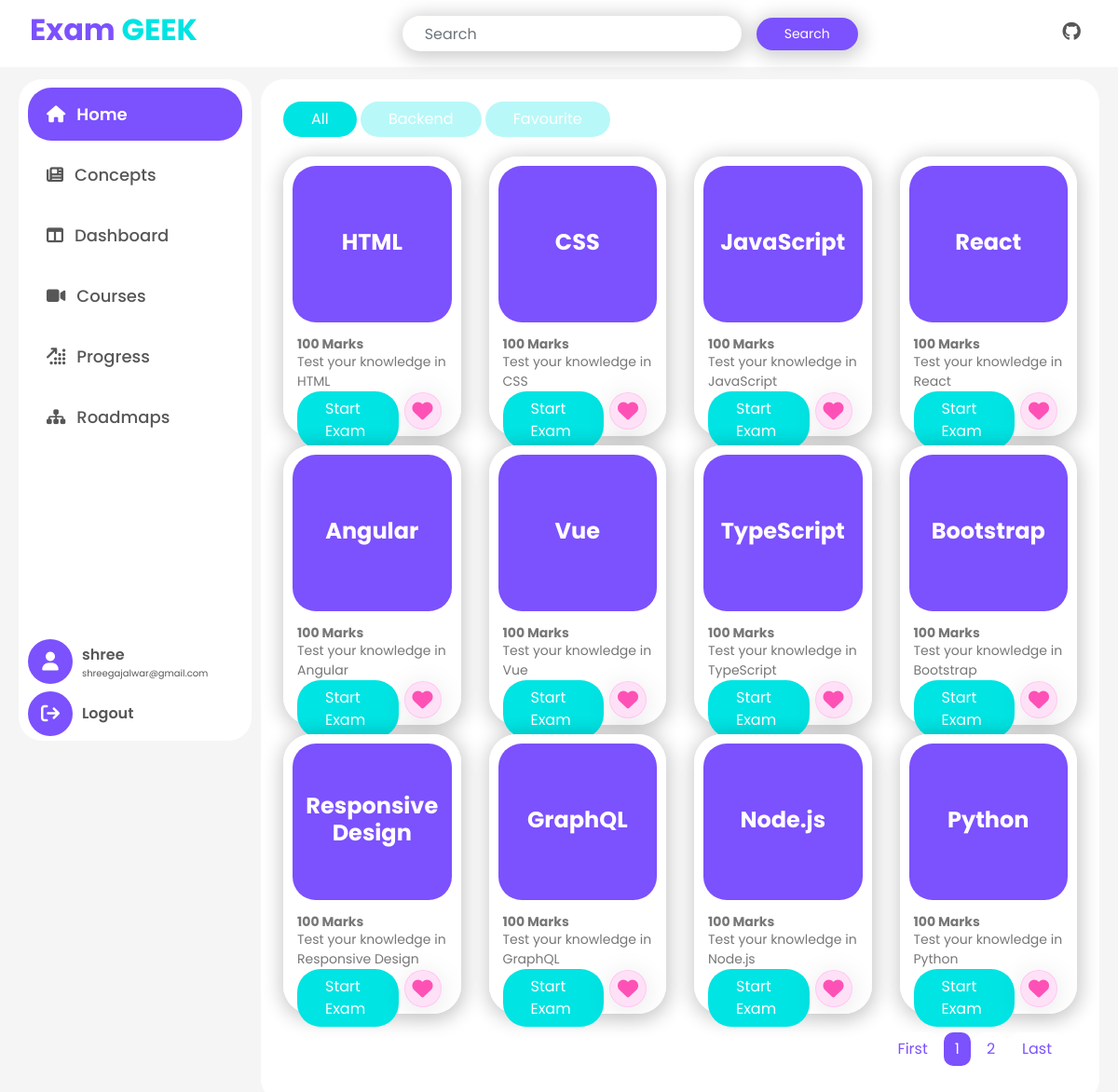
Screenshot of /?page=1 (signed in) with the database file from the repository.
### examapp/models.py (models this page shows, shortened)
class RoadMap(models.Model):
    user = models.ForeignKey(User,on_delete=models.CASCADE)
    roadmap = models.ForeignKey(RoadMapList,on_delete=models.CASCADE,null=True)
    def __str__(self):
        return str(self.roadmap)

class RoadMapList(models.Model):
    roadmap_name = models.CharField(max_length=255)
    skill = models.ManyToManyField(Skills)
    def __str__(self):
        return str(self.roadmap_name)

class Exam(models.Model):
    title = models.ForeignKey(Skills,on_delete=models.CASCADE)
    description = models.TextField(null=True)
    def __str__(self):
        return self.title.skill

class Skills(models.Model):
    skill = models.CharField(max_length=255)

### examapp/views.py (the view, shortened to what this page needs)
# urls.py: path('', views.home, name='home'),
@login_required
def home(request):
    page = 1
    total_exams = Exam.objects.all().count()
    total_pages = total_exams // 12
    if request.user:
        roadmap, create = RoadMap.objects.get_or_create(user=request.user)
        roadmap.save()
        recommended = []
        if roadmap.roadmap != None:
            skillset = RoadMapList.objects.get(roadmap_name=roadmap)
            recommended = skillset.skill.all()
    if request.method == 'GET' and 'query' in request.GET:
        query = request.GET.get('query')
        exams = Exam.objects.filter(
            Q(title__skill__icontains=query) | Q(description__icontains=query)
        )
    else:
        if 'page' in request.GET:
            page = int(request.GET.get('page'))*12
            exams = Exam.objects.all()[page-12:page]
        else:
            exams = Exam.objects.all()[:12]
    favourite_exams = FavouriteExam.objects.filter(
        user=request.user).select_related('exam')
    favourite_exams = [fav_exam.exam for fav_exam in favourite_exams]
    return render(request, 'examapp/home.html', {
        'exams': exams,
        "roadmap": roadmap,
        "recommended_exams": recommended,
        "favourite_exams": favourite_exams,
        "page":page//12,
        "prev_page":int(page//12) - 1,
        "next_page":int(page//12) + 1,
        "total_pages":range(1,total_pages),
        "total_pages_count":total_pages
    })

### examapp/templatetags/custom_filters.py (called while the page is built)
@register.filter(name='removespaces')
def removespaces(value):
    return value.replace(' ', '')

### examapp/templates/examapp/home.html (shortened to what this page needs)
{% extends 'base.html' %}
{% load static %}
{% load custom_filters %}
{% block content %}
    {% include 'sidebar.html' %}
    <div class="content">
        <div class="p-1">
            <div class="mb-3">
                <button class="btn-theme-tab tab-btn all-btn active" onclick="changeHomeContainer('all')">All</button>
                {% if roadmap %}
                <button class="btn-theme-tab tab-btn roadmap-btn" onclick="changeHomeContainer('roadmap')">{{roadmap}}</button>
                {% endif %}
                <button class="btn-theme-tab tab-btn favourite-btn" onclick="changeHomeContainer('favourite')">Favourite</button>
            </div>
            <div class="row all-container ">
                {% for exam in exams %}
                <div class="col-md-3 d-flex justify-content-center">
                    <div class="card ">
                        <div class="card-body">
                            <div class="purple-title">
                                <h5 class="card-title">{{ exam.title.skill }}</h5>
                            </div>
                            <div class="card-content d-flex flex-column justify-content-between">
                                <div>
                                    <h6 class="card-text bold-700 my-0">100 Marks</h6>
                                    <p class="card-text my-0">Test your knowledge in {{ exam.title.skill }}</p>
                                </div>
                                <div class="d-flex justify-content-between ">
                                    <a href="{% url 'exam' exam.id %}" class="btn-theme-secondary text-white ">Start Exam</a>
                                    <form action="{% url 'home' %}" method="post">
                                        <button type="submit" class="fav-form-btn border-none outline-none bg-white" onclick="submitFavForm()">
                                            <span class="bookmark"><i class="fa-solid fa-heart"></i></span>
                                        </button>
                                    </form>
                                </div>
                            </div>
                        </div>
                    </div>
                </div>
                {% endfor %}
            </div>
        </div>
        <div class="custom-pagination mt-2 d-flex justify-content-end px-3">
            <nav aria-label="...">
                <ul class="pagination pagination-md">
                    <li class="page-item" aria-current="page">
                        <span class="page-link"><a class="pg-element pg-element-{{i}}" href="{% url 'home' %}?page=1">First</a></span>
                    </li>
                    {% for i in total_pages %}
                    <li
                    class="page-item
                    {% if i == page %} active {% endif %}
                    {% if i == next_page or i == prev_page  or i == page %} d-block {% else %} d-none {% endif %}
                    " aria-current="page">
                        <span class="page-link"><a class="pg-element pg-element-{{i}}" href="{% url 'home' %}?page={{ i }}">{{ i }}</a></span>
                    </li>
                    {% endfor %}
                    <li class="page-item" aria-current="page">
                        <span class="page-link"><a class="pg-element pg-element-{{i}}" href="{% url 'home' %}?page={{total_pages_count}}">Last</a></span>
                    </li>
                </ul>
            </nav>
        </div>
    </div>
{% endblock %}

### examapp/templates/sidebar.html (shortened to what this page needs)
<div class="sidebar">
   <div class="d-flex flex-column side-link">
       <a class="home " data-id="home" href="{% url 'home'%}"><i class="fa-solid fa-house"></i> <span>Home</span></a>
       <a class="news " data-id="news" href="{% url 'concepts' %}"><i class="fa-solid fa-newspaper"></i><span>Concepts</span></a>
       <a class="dashboard " data-id="dashboard" href="{% url 'dashboard' %}"><i class="fa-solid fa-table-columns"></i><span>Dashboard</span></a>
       <a class="courses" data-id="courses" href="{% url 'courses'%}"><i class="fa-solid fa-video"></i><span>Courses</span></a>
       <a class="profile" data-id="profile" href="{% url 'progress'%}"> <i class="fa-solid fa-arrow-up-right-dots"></i> <span>Progress</span></a>
       <a class="roadmaps" data-id="roadmaps" href="{% url 'roadmaps'%}"><i class="fa-solid fa-sitemap"></i><span>Roadmaps</span></a>
   </div>
   <div class="d-flex flex-column ">
        <div class="sidebar-profile mb-2">
            <div class="sidebar-profile-icon">
                <i class="fa-solid fa-user"></i>
            </div>
            <div class="sidebar-profile-content">
                <span class="sidebar-profile-name">{{ user.username }}</span>
                <span class="sidebar-profile-email">{{ user.email }}</span>
            </div>
        </div>
        <div class="sidebar-logout">
            <div class="sidebar-profile-icon">
                <a class="settings" data-id="settings" href="{% url 'logout'%}"><i class="fa-solid fa-arrow-right-from-bracket"></i></a>
            </div>
            <div class="sidebar-profile-content">
                <span class="sidebar-profile-name">Logout</span>
            </div>
        </div>
   </div>
</div>

### examapp/static/examapp/style.css (style rules this page uses)
body { font-family: 'Poppins', sans-serif; background-color: #e1e1e1; color: #575757; }
a { text-decoration: none; }
.btn-theme-secondary { background: #00e4e3; border-radius: 25px; padding: 7px 30px; border: none; outline: none; text-decoration: none; color: white; }
.btn-theme-tab { background: #00e4e446; border-radius: 25px; padding: 7px 30px; border: none; outline: none; text-decoration: none; color: white; }
.btn-theme-tab.active { background: #00e4e3; }
.bold-700 { font-weight: 700; }
.border-none, .border-none:focus { border: none; }
.outline-none, .outline-none:focus { outline: none; }
.sidebar { height: calc(100vh - 90px); width: 250px; position: fixed; background-color: #fff; padding: 5px 10px; color: #575757; border-radius: 25px; display: flex; flex-direction: column; justify-content: space-between; transition: all 0.5s; z-index: 5; }
.sidebar .side-link a { padding: 15px 20px; text-decoration: none; font-size: 18px; color: #575757; display: flex; align-items: center; gap: 12px; border-right: 5px solid transparent; transition: all 0.9s; border-radius: 25px; font-weight: 500; margin: 4px 0px; cursor: pointer; }
.sidebar .side-link a.active { background-color: #7c51fe; color: #fff; font-weight: 600; }
.content { margin-top: 15px; margin-left: 260px; padding: 20px; background-color: #fff; border-radius: 25px; }
.sidebar-logout, .sidebar-profile { display: flex; gap: 10px; }
.sidebar-profile-icon { display: flex; justify-content: center; align-items: center; height: 3rem; width: 3rem; background-color: #7c51fe; color: #fff; font-size: 20px; border-radius: 50%; }
.sidebar-profile-icon a { color: #ffffff; cursor: pointer; }
.sidebar-profile-content { display: flex; flex-direction: column; align-items: flex-start; justify-content: center; }
.sidebar-profile-name { font-size: 16px; font-weight: 600; }
.sidebar-profile-email { margin-top: 0px; margin-bottom: 0px; font-size: 10px; }
.pagination .page-item .page-link { color: #ffffff; border: none; outline: none; transition: all 0.5s ease-in-out; border-radius: 10px; }
.pagination .page-item.active .page-link { background: #7c51fe; }
.pagination .page-item.active .page-link a { color: #ffffff; }
.pagination .page-item .page-link a { cursor: pointer; color: #7c51fe; text-decoration: none; }
.pagination .page-item .page-link { border: none; }
.pagination .page-item:hover, .pagination .page-item { margin: 3px; text-decoration: none; background-color: #ffffff; }
.card { box-shadow: 1px 3px 20px 4px rgba(0, 0, 0, 0.2); border: none; border-radius: 25px; }
.card-body { padding: 10px; }

### examapp/static/examapp/css/glass_notify.css (style rules this page uses)
body { min-height: 100vh; }

### examapp/templates/examapp/home.html (style rules this page uses)
body { background-color: #f5f5f5; color: #4b0082; }
.card { width: 300px; height: 300px; box-shadow: 1px 3px 20px 4px rgba(0, 0, 0, 0.2); border: none; border-radius: 30px; margin: 5px 0px; }
.card-body { display: flex; flex-direction: column; justify-content: space-between; background-color: white; border-radius: 30px; padding: 10px; }
.card-title { font-size: 24px; font-weight: bold; text-align: center; }
.card-text { font-size: 14px; color: #777; }
.purple-title { background: #7c51fe; color: #fff; width: 100%; height: 60%; display: flex; flex-direction: column; align-items: center; justify-content: center; gap: 8px; border-radius: 25px; }
.card-content { height: 40%; padding: 15px 5px 0px 5px; }
.bookmark { display: flex; height: 40px; width: 40px; font-size: 22px; justify-content: center; align-items: center; background: rgba(255, 106, 213, 0.2); border-radius: 16px; box-shadow: 0 4px 30px rgba(0, 0, 0, 0.1); backdrop-filter: blur(9.9px); -webkit-backdrop-filter: blur(9.9px); border: 1px solid rgba(255, 106, 215, 0.21); border-radius: 50%; cursor: pointer; color: #fe51b6; }

### rows the page displays
RoadMap: roadmap.roadmap_name "Backend"
Exam: title.skill "HTML"
Exam: title.skill "CSS"
Exam: title.skill "JavaScript"
Exam: title.skill "React"
Exam: title.skill "Angular"
Exam: title.skill "Vue"
Exam: title.skill "TypeScript"
Exam: title.skill "Bootstrap"
Exam: title.skill "Responsive Design"
Exam: title.skill "GraphQL"
Exam: title.skill "Node.js"
Exam: title.skill "Python"

### other values shown
{{ user.username }} "shree"
{{ user.email }} "shreegajalwar@gmail.com"
{{ i }} "1" "2"
